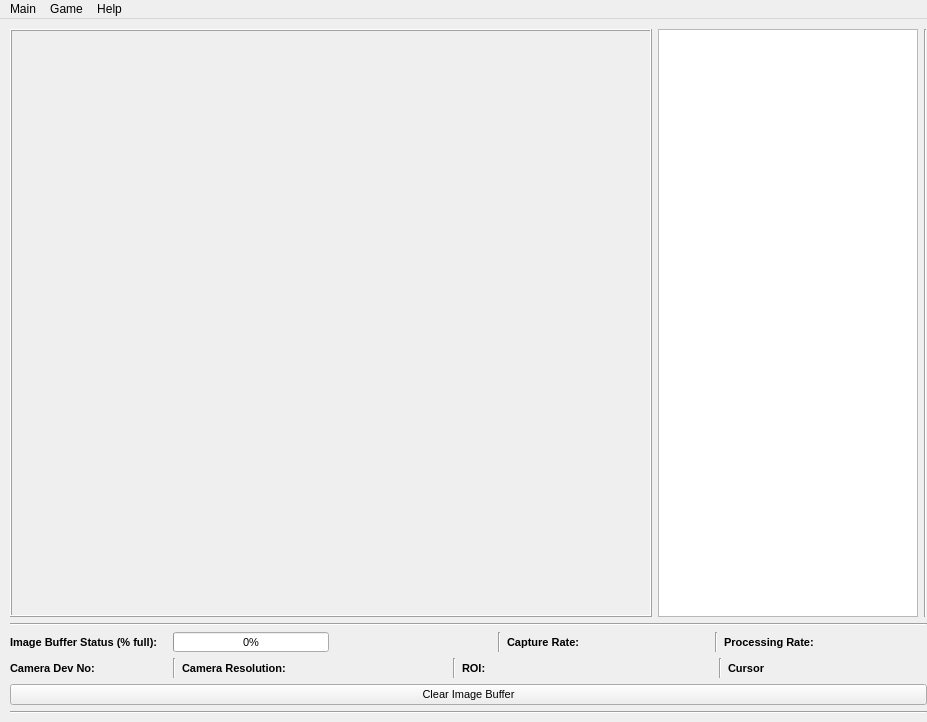
<?xml version="1.0" encoding="UTF-8"?>
<ui version="4.0">
 <class>MainWindow</class>
 <widget class="QMainWindow" name="MainWindow">
  <property name="geometry">
   <rect>
    <x>0</x>
    <y>0</y>
    <width>927</width>
    <height>722</height>
   </rect>
  </property>
  <property name="sizePolicy">
   <sizepolicy hsizetype="Fixed" vsizetype="Fixed">
    <horstretch>0</horstretch>
    <verstretch>0</verstretch>
   </sizepolicy>
  </property>
  <property name="minimumSize">
   <size>
    <width>927</width>
    <height>662</height>
   </size>
  </property>
  <property name="maximumSize">
   <size>
    <width>927</width>
    <height>722</height>
   </size>
  </property>
  <property name="windowTitle">
   <string>JackMate®</string>
  </property>
  <property name="autoFillBackground">
   <bool>false</bool>
  </property>
  <widget class="QWidget" name="centralwidget">
   <widget class="QWidget" name="layoutWidget">
    <property name="geometry">
     <rect>
      <x>10</x>
      <y>10</y>
      <width>917</width>
      <height>685</height>
     </rect>
    </property>
    <layout class="QVBoxLayout" name="verticalLayout_2">
     <item>
      <layout class="QHBoxLayout" name="horizontalLayout_5">
       <item>
        <widget class="FrameLabel" name="frameLabel">
         <property name="enabled">
          <bool>true</bool>
         </property>
         <property name="sizePolicy">
          <sizepolicy hsizetype="Expanding" vsizetype="Expanding">
           <horstretch>0</horstretch>
           <verstretch>0</verstretch>
          </sizepolicy>
         </property>
         <property name="minimumSize">
          <size>
           <width>642</width>
           <height>482</height>
          </size>
         </property>
         <property name="mouseTracking">
          <bool>true</bool>
         </property>
         <property name="autoFillBackground">
          <bool>true</bool>
         </property>
         <property name="frameShape">
          <enum>QFrame::Box</enum>
         </property>
         <property name="frameShadow">
          <enum>QFrame::Raised</enum>
         </property>
         <property name="lineWidth">
          <number>1</number>
         </property>
         <property name="alignment">
          <set>Qt::AlignCenter</set>
         </property>
        </widget>
       </item>
       <item>
        <widget class="QTextEdit" name="msgBoard">
         <property name="sizePolicy">
          <sizepolicy hsizetype="Expanding" vsizetype="Expanding">
           <horstretch>0</horstretch>
           <verstretch>0</verstretch>
          </sizepolicy>
         </property>
         <property name="sizeIncrement">
          <size>
           <width>2</width>
           <height>0</height>
          </size>
         </property>
         <property name="baseSize">
          <size>
           <width>0</width>
           <height>0</height>
          </size>
         </property>
         <property name="readOnly">
          <bool>true</bool>
         </property>
        </widget>
       </item>
       <item>
        <widget class="Line" name="line">
         <property name="orientation">
          <enum>Qt::Vertical</enum>
         </property>
        </widget>
       </item>
      </layout>
     </item>
     <item>
      <widget class="Line" name="line_5">
       <property name="orientation">
        <enum>Qt::Horizontal</enum>
       </property>
      </widget>
     </item>
     <item>
      <layout class="QVBoxLayout" name="verticalLayout_1">
       <item>
        <layout class="QHBoxLayout" name="horizontalLayout_1">
         <item>
          <widget class="QLabel" name="label_1">
           <property name="sizePolicy">
            <sizepolicy hsizetype="Minimum" vsizetype="Fixed">
             <horstretch>0</horstretch>
             <verstretch>0</verstretch>
            </sizepolicy>
           </property>
           <property name="minimumSize">
            <size>
             <width>0</width>
             <height>20</height>
            </size>
           </property>
           <property name="maximumSize">
            <size>
             <width>16777215</width>
             <height>20</height>
            </size>
           </property>
           <property name="font">
            <font>
             <pointsize>8</pointsize>
             <weight>75</weight>
             <bold>true</bold>
            </font>
           </property>
           <property name="text">
            <string>Image Buffer Status (% full):</string>
           </property>
           <property name="alignment">
            <set>Qt::AlignLeading|Qt::AlignLeft|Qt::AlignVCenter</set>
           </property>
          </widget>
         </item>
         <item>
          <widget class="QProgressBar" name="imageBufferBar">
           <property name="sizePolicy">
            <sizepolicy hsizetype="Minimum" vsizetype="Fixed">
             <horstretch>0</horstretch>
             <verstretch>0</verstretch>
            </sizepolicy>
           </property>
           <property name="minimumSize">
            <size>
             <width>0</width>
             <height>20</height>
            </size>
           </property>
           <property name="maximumSize">
            <size>
             <width>16777215</width>
             <height>20</height>
            </size>
           </property>
           <property name="font">
            <font>
             <pointsize>8</pointsize>
            </font>
           </property>
           <property name="value">
            <number>0</number>
           </property>
          </widget>
         </item>
         <item>
          <widget class="QLabel" name="imageBufferLabel">
           <property name="sizePolicy">
            <sizepolicy hsizetype="Minimum" vsizetype="Fixed">
             <horstretch>0</horstretch>
             <verstretch>0</verstretch>
            </sizepolicy>
           </property>
           <property name="minimumSize">
            <size>
             <width>0</width>
             <height>20</height>
            </size>
           </property>
           <property name="maximumSize">
            <size>
             <width>16777215</width>
             <height>20</height>
            </size>
           </property>
           <property name="font">
            <font>
             <pointsize>8</pointsize>
            </font>
           </property>
           <property name="text">
            <string/>
           </property>
           <property name="alignment">
            <set>Qt::AlignCenter</set>
           </property>
          </widget>
         </item>
         <item>
          <widget class="Line" name="line_1">
           <property name="orientation">
            <enum>Qt::Vertical</enum>
           </property>
          </widget>
         </item>
         <item>
          <widget class="QLabel" name="label_2">
           <property name="sizePolicy">
            <sizepolicy hsizetype="Minimum" vsizetype="Fixed">
             <horstretch>0</horstretch>
             <verstretch>0</verstretch>
            </sizepolicy>
           </property>
           <property name="minimumSize">
            <size>
             <width>0</width>
             <height>20</height>
            </size>
           </property>
           <property name="maximumSize">
            <size>
             <width>16777215</width>
             <height>20</height>
            </size>
           </property>
           <property name="font">
            <font>
             <pointsize>8</pointsize>
             <weight>75</weight>
             <bold>true</bold>
            </font>
           </property>
           <property name="text">
            <string>Capture Rate:</string>
           </property>
           <property name="alignment">
            <set>Qt::AlignLeading|Qt::AlignLeft|Qt::AlignVCenter</set>
           </property>
          </widget>
         </item>
         <item>
          <widget class="QLabel" name="captureRateLabel">
           <property name="enabled">
            <bool>true</bool>
           </property>
           <property name="sizePolicy">
            <sizepolicy hsizetype="Minimum" vsizetype="Fixed">
             <horstretch>0</horstretch>
             <verstretch>0</verstretch>
            </sizepolicy>
           </property>
           <property name="minimumSize">
            <size>
             <width>0</width>
             <height>20</height>
            </size>
           </property>
           <property name="maximumSize">
            <size>
             <width>40</width>
             <height>20</height>
            </size>
           </property>
           <property name="font">
            <font>
             <pointsize>8</pointsize>
            </font>
           </property>
           <property name="text">
            <string/>
           </property>
           <property name="alignment">
            <set>Qt::AlignCenter</set>
           </property>
          </widget>
         </item>
         <item>
          <widget class="Line" name="line_2">
           <property name="orientation">
            <enum>Qt::Vertical</enum>
           </property>
          </widget>
         </item>
         <item>
          <widget class="QLabel" name="label_3">
           <property name="sizePolicy">
            <sizepolicy hsizetype="Minimum" vsizetype="Fixed">
             <horstretch>0</horstretch>
             <verstretch>0</verstretch>
            </sizepolicy>
           </property>
           <property name="minimumSize">
            <size>
             <width>0</width>
             <height>20</height>
            </size>
           </property>
           <property name="maximumSize">
            <size>
             <width>16777215</width>
             <height>20</height>
            </size>
           </property>
           <property name="font">
            <font>
             <pointsize>8</pointsize>
             <weight>75</weight>
             <bold>true</bold>
            </font>
           </property>
           <property name="text">
            <string>Processing Rate:</string>
           </property>
           <property name="alignment">
            <set>Qt::AlignLeading|Qt::AlignLeft|Qt::AlignVCenter</set>
           </property>
          </widget>
         </item>
         <item>
          <widget class="QLabel" name="processingRateLabel">
           <property name="sizePolicy">
            <sizepolicy hsizetype="Minimum" vsizetype="Fixed">
             <horstretch>0</horstretch>
             <verstretch>0</verstretch>
            </sizepolicy>
           </property>
           <property name="minimumSize">
            <size>
             <width>0</width>
             <height>20</height>
            </size>
           </property>
           <property name="maximumSize">
            <size>
             <width>40</width>
             <height>20</height>
            </size>
           </property>
           <property name="font">
            <font>
             <pointsize>8</pointsize>
            </font>
           </property>
           <property name="text">
            <string/>
           </property>
           <property name="alignment">
            <set>Qt::AlignCenter</set>
           </property>
          </widget>
         </item>
        </layout>
       </item>
       <item>
        <layout class="QHBoxLayout" name="horizontalLayout_2">
         <item>
          <widget class="QLabel" name="label_4">
           <property name="sizePolicy">
            <sizepolicy hsizetype="Minimum" vsizetype="Fixed">
             <horstretch>0</horstretch>
             <verstretch>0</verstretch>
            </sizepolicy>
           </property>
           <property name="minimumSize">
            <size>
             <width>0</width>
             <height>20</height>
            </size>
           </property>
           <property name="maximumSize">
            <size>
             <width>16777215</width>
             <height>20</height>
            </size>
           </property>
           <property name="font">
            <font>
             <pointsize>8</pointsize>
             <weight>75</weight>
             <bold>true</bold>
            </font>
           </property>
           <property name="text">
            <string>Camera Dev No:</string>
           </property>
           <property name="alignment">
            <set>Qt::AlignLeading|Qt::AlignLeft|Qt::AlignVCenter</set>
           </property>
          </widget>
         </item>
         <item>
          <widget class="QLabel" name="deviceNumberLabel">
           <property name="sizePolicy">
            <sizepolicy hsizetype="Minimum" vsizetype="Fixed">
             <horstretch>30</horstretch>
             <verstretch>20</verstretch>
            </sizepolicy>
           </property>
           <property name="minimumSize">
            <size>
             <width>30</width>
             <height>20</height>
            </size>
           </property>
           <property name="maximumSize">
            <size>
             <width>16777215</width>
             <height>20</height>
            </size>
           </property>
           <property name="font">
            <font>
             <pointsize>8</pointsize>
            </font>
           </property>
           <property name="alignment">
            <set>Qt::AlignCenter</set>
           </property>
          </widget>
         </item>
         <item>
          <widget class="Line" name="line_3">
           <property name="orientation">
            <enum>Qt::Vertical</enum>
           </property>
          </widget>
         </item>
         <item>
          <widget class="QLabel" name="label_5">
           <property name="sizePolicy">
            <sizepolicy hsizetype="Minimum" vsizetype="Fixed">
             <horstretch>0</horstretch>
             <verstretch>0</verstretch>
            </sizepolicy>
           </property>
           <property name="minimumSize">
            <size>
             <width>0</width>
             <height>20</height>
            </size>
           </property>
           <property name="maximumSize">
            <size>
             <width>16777215</width>
             <height>20</height>
            </size>
           </property>
           <property name="font">
            <font>
             <pointsize>8</pointsize>
             <weight>75</weight>
             <bold>true</bold>
            </font>
           </property>
           <property name="text">
            <string>Camera Resolution:</string>
           </property>
           <property name="alignment">
            <set>Qt::AlignLeading|Qt::AlignLeft|Qt::AlignVCenter</set>
           </property>
          </widget>
         </item>
         <item>
          <widget class="QLabel" name="cameraResolutionLabel">
           <property name="sizePolicy">
            <sizepolicy hsizetype="Minimum" vsizetype="Fixed">
             <horstretch>70</horstretch>
             <verstretch>20</verstretch>
            </sizepolicy>
           </property>
           <property name="minimumSize">
            <size>
             <width>70</width>
             <height>20</height>
            </size>
           </property>
           <property name="maximumSize">
            <size>
             <width>16777215</width>
             <height>20</height>
            </size>
           </property>
           <property name="font">
            <font>
             <pointsize>8</pointsize>
            </font>
           </property>
           <property name="alignment">
            <set>Qt::AlignCenter</set>
           </property>
          </widget>
         </item>
         <item>
          <widget class="Line" name="line_4">
           <property name="orientation">
            <enum>Qt::Vertical</enum>
           </property>
          </widget>
         </item>
         <item>
          <widget class="QLabel" name="label_6">
           <property name="sizePolicy">
            <sizepolicy hsizetype="Minimum" vsizetype="Fixed">
             <horstretch>0</horstretch>
             <verstretch>0</verstretch>
            </sizepolicy>
           </property>
           <property name="minimumSize">
            <size>
             <width>0</width>
             <height>20</height>
            </size>
           </property>
           <property name="maximumSize">
            <size>
             <width>16777215</width>
             <height>20</height>
            </size>
           </property>
           <property name="font">
            <font>
             <pointsize>8</pointsize>
             <weight>75</weight>
             <bold>true</bold>
            </font>
           </property>
           <property name="text">
            <string>ROI:</string>
           </property>
          </widget>
         </item>
         <item>
          <widget class="QLabel" name="roiLabel">
           <property name="sizePolicy">
            <sizepolicy hsizetype="Minimum" vsizetype="Fixed">
             <horstretch>100</horstretch>
             <verstretch>20</verstretch>
            </sizepolicy>
           </property>
           <property name="minimumSize">
            <size>
             <width>70</width>
             <height>20</height>
            </size>
           </property>
           <property name="maximumSize">
            <size>
             <width>16777215</width>
             <height>20</height>
            </size>
           </property>
           <property name="font">
            <font>
             <pointsize>8</pointsize>
            </font>
           </property>
          </widget>
         </item>
         <item>
          <widget class="Line" name="line_7">
           <property name="orientation">
            <enum>Qt::Vertical</enum>
           </property>
          </widget>
         </item>
         <item>
          <widget class="QLabel" name="label_7">
           <property name="font">
            <font>
             <pointsize>8</pointsize>
             <weight>75</weight>
             <bold>true</bold>
            </font>
           </property>
           <property name="text">
            <string>Cursor</string>
           </property>
          </widget>
         </item>
         <item>
          <widget class="QLabel" name="mouseCursorPosLabel">
           <property name="sizePolicy">
            <sizepolicy hsizetype="Minimum" vsizetype="Fixed">
             <horstretch>70</horstretch>
             <verstretch>20</verstretch>
            </sizepolicy>
           </property>
           <property name="minimumSize">
            <size>
             <width>70</width>
             <height>20</height>
            </size>
           </property>
           <property name="maximumSize">
            <size>
             <width>16777215</width>
             <height>20</height>
            </size>
           </property>
           <property name="font">
            <font>
             <pointsize>8</pointsize>
            </font>
           </property>
          </widget>
         </item>
        </layout>
       </item>
       <item>
        <widget class="QPushButton" name="clearImageBufferButton">
         <property name="font">
          <font>
           <pointsize>8</pointsize>
          </font>
         </property>
         <property name="text">
          <string>Clear Image Buffer</string>
         </property>
        </widget>
       </item>
       <item>
        <widget class="Line" name="line_6">
         <property name="orientation">
          <enum>Qt::Horizontal</enum>
         </property>
        </widget>
       </item>
      </layout>
     </item>
    </layout>
   </widget>
  </widget>
  <widget class="QMenuBar" name="menubar">
   <property name="geometry">
    <rect>
     <x>0</x>
     <y>0</y>
     <width>927</width>
     <height>23</height>
    </rect>
   </property>
   <widget class="QMenu" name="mainMenu">
    <property name="title">
     <string>Main</string>
    </property>
    <addaction name="connectToCameraAction"/>
    <addaction name="disconnectCameraAction"/>
    <addaction name="separator"/>
    <addaction name="exitAction"/>
   </widget>
   <widget class="QMenu" name="aboutMenu">
    <property name="title">
     <string>Help</string>
    </property>
    <addaction name="aboutAction"/>
   </widget>
   <widget class="QMenu" name="GameMenu">
    <property name="enabled">
     <bool>true</bool>
    </property>
    <property name="title">
     <string>Game</string>
    </property>
    <addaction name="grayscaleAction"/>
    <addaction name="smoothAction"/>
    <addaction name="dilateAction"/>
    <addaction name="erodeAction"/>
    <addaction name="flipAction"/>
    <addaction name="cannyAction"/>
    <addaction name="separator"/>
    <addaction name="settingsAction"/>
    <addaction name="deckShuffledAction"/>
   </widget>
   <addaction name="mainMenu"/>
   <addaction name="GameMenu"/>
   <addaction name="aboutMenu"/>
  </widget>
  <action name="connectToCameraAction">
   <property name="text">
    <string>Connect to Camera...</string>
   </property>
  </action>
  <action name="disconnectCameraAction">
   <property name="text">
    <string>Disconnect Camera</string>
   </property>
  </action>
  <action name="exitAction">
   <property name="text">
    <string>Exit</string>
   </property>
  </action>
  <action name="aboutAction">
   <property name="text">
    <string>About...</string>
   </property>
  </action>
  <action name="grayscaleAction">
   <property name="checkable">
    <bool>true</bool>
   </property>
   <property name="enabled">
    <bool>false</bool>
   </property>
   <property name="text">
    <string>1: Grayscale</string>
   </property>
   <property name="visible">
    <bool>false</bool>
   </property>
  </action>
  <action name="smoothAction">
   <property name="checkable">
    <bool>true</bool>
   </property>
   <property name="enabled">
    <bool>false</bool>
   </property>
   <property name="text">
    <string>2: Smooth</string>
   </property>
   <property name="visible">
    <bool>false</bool>
   </property>
  </action>
  <action name="flipAction">
   <property name="checkable">
    <bool>true</bool>
   </property>
   <property name="enabled">
    <bool>false</bool>
   </property>
   <property name="text">
    <string>5: Flip</string>
   </property>
   <property name="visible">
    <bool>false</bool>
   </property>
  </action>
  <action name="dilateAction">
   <property name="checkable">
    <bool>true</bool>
   </property>
   <property name="enabled">
    <bool>false</bool>
   </property>
   <property name="text">
    <string>3: Dilate</string>
   </property>
   <property name="visible">
    <bool>false</bool>
   </property>
  </action>
  <action name="erodeAction">
   <property name="checkable">
    <bool>true</bool>
   </property>
   <property name="enabled">
    <bool>false</bool>
   </property>
   <property name="text">
    <string>4: Erode</string>
   </property>
   <property name="visible">
    <bool>false</bool>
   </property>
  </action>
  <action name="cannyAction">
   <property name="checkable">
    <bool>true</bool>
   </property>
   <property name="enabled">
    <bool>false</bool>
   </property>
   <property name="text">
    <string>6. Canny</string>
   </property>
   <property name="visible">
    <bool>false</bool>
   </property>
  </action>
  <action name="settingsAction">
   <property name="enabled">
    <bool>false</bool>
   </property>
   <property name="text">
    <string>Settings...</string>
   </property>
   <property name="visible">
    <bool>false</bool>
   </property>
  </action>
  <action name="actionStart_New_Game">
   <property name="text">
    <string>Start New Game</string>
   </property>
  </action>
  <action name="deckShuffledAction">
   <property name="text">
    <string>deck shuffled</string>
   </property>
  </action>
 </widget>
 <customwidgets>
  <customwidget>
   <class>FrameLabel</class>
   <extends>QLabel</extends>
   <header location="global">FrameLabel.h</header>
  </customwidget>
 </customwidgets>
 <tabstops>
  <tabstop>clearImageBufferButton</tabstop>
 </tabstops>
 <resources/>
 <connections/>
</ui>
